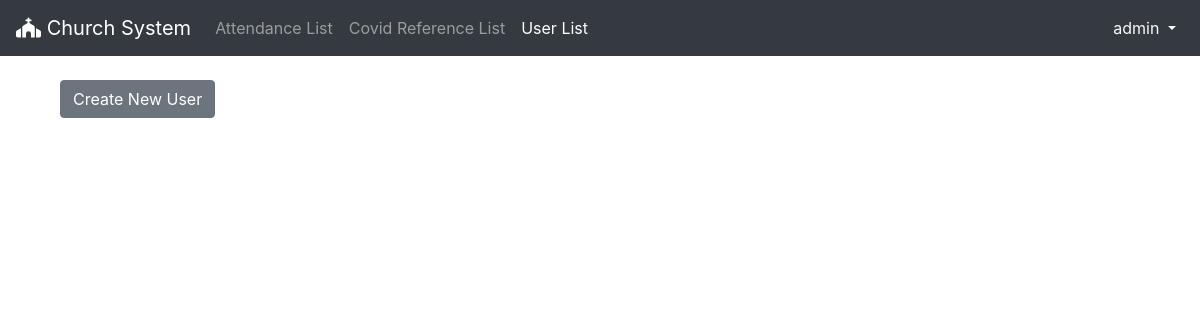
The page /user/ (signed in) on the database as committed earlier.
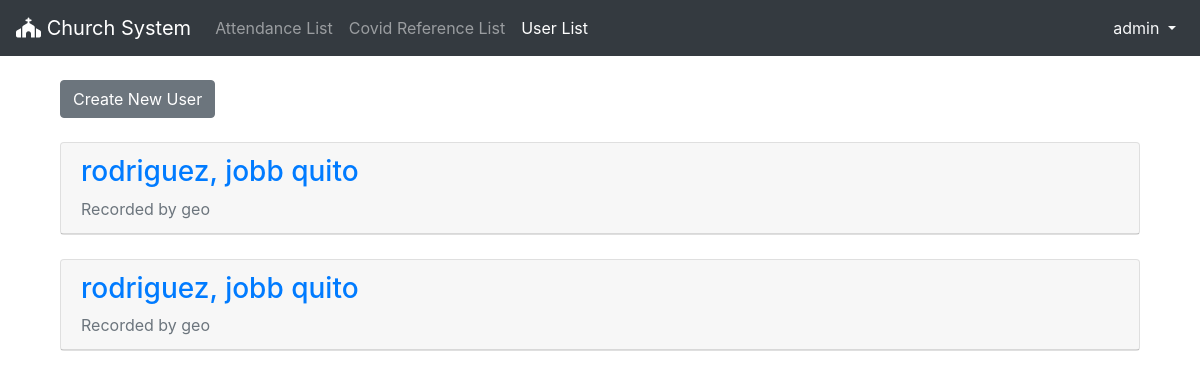
The same page on the database as committed later.
### user/models.py (models this page shows, shortened)
class User(models.Model):
    class Sex(models.TextChoices):
        MAN = 'M', ('Man')
        WOMAN = 'F', ('Woman')
    first_name = models.CharField(max_length=50)
    middle_name = models.CharField(max_length=50)
    last_name = models.CharField(max_length=50)
    birthdate = models.DateField()
    age = models.IntegerField()
    sex = models.CharField(max_length=1, choices=Sex.choices, null=True)
    profession = models.CharField(max_length=50)
    staff = models.ForeignKey(Staff, on_delete=models.PROTECT)

### staff/models.py (models this page shows)
class Staff(AbstractUser):
    class Sex(models.TextChoices):
        MAN = 'M', ('Man')
        WOMAN = 'F', ('Woman')
    sex = models.CharField('sex', max_length=1, choices=Sex.choices, null=True)
    def __str__(self):
        return f'{self.username}'

### user/views.py (the view)
# urls.py: path('', UserListView.as_view(), name='user_list'),
class UserListView(LoginRequiredMixin, ListView):
    model = User
    template_name = 'user_list.html'
    context_object_name = 'all_user_list'

### templates/user_list.html (shortened to what this page needs)
{% extends 'base.html' %}
{% block navbar %}
    <li class="nav-item">
      <a class="nav-link" href="{% url 'attend_list'%}">Attendance List</a>
    </li>
    <li class="nav-item">
        <a class="nav-link" href="{% url 'ref_list' %}">Covid Reference List</a>
    </li>
    <li class="nav-item">
        <a class="nav-link active" href="{% url 'user_list'%}">User List</a>
    </li>
{% endblock%}
{% block content%}
  <div class="container-fluid mt-4">
      <a href="{% url 'user_new' %}"><button class="btn btn-secondary">Create New User</button></a>
      {% for user in all_user_list %}
        <div class="card mt-4">
            <a style="text-decoration: none;" href="{% url 'user_detail' user.pk %}">
                <div class="card-header">
                    <span class="font-weight-bold d-block"><h3>{{ user.last_name }}, {{ user.first_name}} {{ user.middle_name}}</h3></span>
                    <span class="text-muted">Recorded by {{ user.staff }}</span>
                </div>
            </a>
        </div>
      {% endfor %}
  </div>
{% endblock content%}

Rows that differ between the two databases and show on the page:
added User: last_name "rodriguez", first_name "jobb", middle_name "quito", staff "geo"
added User: last_name "rodriguez", first_name "jobb", middle_name "quito", staff "geo"
